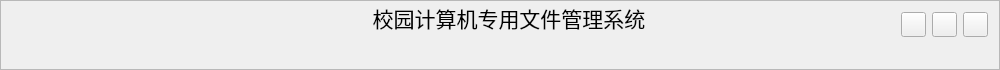
<?xml version="1.0" encoding="UTF-8"?>
<ui version="4.0">
 <class>HeaderFrame</class>
 <widget class="QFrame" name="HeaderFrame">
  <property name="geometry">
   <rect>
    <x>0</x>
    <y>0</y>
    <width>1000</width>
    <height>70</height>
   </rect>
  </property>
  <property name="minimumSize">
   <size>
    <width>1000</width>
    <height>70</height>
   </size>
  </property>
  <property name="maximumSize">
   <size>
    <width>16777215</width>
    <height>70</height>
   </size>
  </property>
  <property name="windowTitle">
   <string>Frame</string>
  </property>
  <property name="frameShape">
   <enum>QFrame::StyledPanel</enum>
  </property>
  <property name="frameShadow">
   <enum>QFrame::Raised</enum>
  </property>
  <layout class="QHBoxLayout" name="horizontalLayout_4">
   <property name="topMargin">
    <number>4</number>
   </property>
   <property name="bottomMargin">
    <number>5</number>
   </property>
   <item>
    <layout class="QVBoxLayout" name="verticalLayout">
     <item>
      <widget class="QLabel" name="HeaderLogoLabel">
       <property name="minimumSize">
        <size>
         <width>48</width>
         <height>48</height>
        </size>
       </property>
       <property name="maximumSize">
        <size>
         <width>48</width>
         <height>48</height>
        </size>
       </property>
       <property name="text">
        <string/>
       </property>
       <property name="pixmap">
        <pixmap resource="../source.qrc">:/image/main/logo.png</pixmap>
       </property>
       <property name="alignment">
        <set>Qt::AlignCenter</set>
       </property>
      </widget>
     </item>
     <item>
      <spacer name="verticalSpacer">
       <property name="orientation">
        <enum>Qt::Vertical</enum>
       </property>
       <property name="sizeHint" stdset="0">
        <size>
         <width>20</width>
         <height>40</height>
        </size>
       </property>
      </spacer>
     </item>
    </layout>
   </item>
   <item>
    <layout class="QVBoxLayout" name="verticalLayout_3">
     <item>
      <layout class="QHBoxLayout" name="horizontalLayout_2">
       <item>
        <spacer name="horizontalSpacer_6">
         <property name="orientation">
          <enum>Qt::Horizontal</enum>
         </property>
         <property name="sizeType">
          <enum>QSizePolicy::Fixed</enum>
         </property>
         <property name="sizeHint" stdset="0">
          <size>
           <width>56</width>
           <height>20</height>
          </size>
         </property>
        </spacer>
       </item>
       <item>
        <spacer name="horizontalSpacer_2">
         <property name="orientation">
          <enum>Qt::Horizontal</enum>
         </property>
         <property name="sizeHint" stdset="0">
          <size>
           <width>40</width>
           <height>20</height>
          </size>
         </property>
        </spacer>
       </item>
       <item>
        <widget class="QLabel" name="AppTitle">
         <property name="minimumSize">
          <size>
           <width>300</width>
           <height>24</height>
          </size>
         </property>
         <property name="maximumSize">
          <size>
           <width>300</width>
           <height>24</height>
          </size>
         </property>
         <property name="font">
          <font>
           <pointsize>16</pointsize>
           <weight>50</weight>
           <bold>false</bold>
          </font>
         </property>
         <property name="text">
          <string>校园计算机专用文件管理系统</string>
         </property>
         <property name="alignment">
          <set>Qt::AlignCenter</set>
         </property>
         <property name="wordWrap">
          <bool>false</bool>
         </property>
        </widget>
       </item>
       <item>
        <spacer name="horizontalSpacer_3">
         <property name="orientation">
          <enum>Qt::Horizontal</enum>
         </property>
         <property name="sizeHint" stdset="0">
          <size>
           <width>40</width>
           <height>20</height>
          </size>
         </property>
        </spacer>
       </item>
      </layout>
     </item>
     <item>
      <layout class="QHBoxLayout" name="horizontalLayout_3">
       <item>
        <spacer name="horizontalSpacer_4">
         <property name="orientation">
          <enum>Qt::Horizontal</enum>
         </property>
         <property name="sizeType">
          <enum>QSizePolicy::Fixed</enum>
         </property>
         <property name="sizeHint" stdset="0">
          <size>
           <width>133</width>
           <height>20</height>
          </size>
         </property>
        </spacer>
       </item>
       <item>
        <widget class="QFrame" name="HeaderMenusWidget">
         <property name="sizePolicy">
          <sizepolicy hsizetype="Expanding" vsizetype="Preferred">
           <horstretch>0</horstretch>
           <verstretch>0</verstretch>
          </sizepolicy>
         </property>
         <property name="minimumSize">
          <size>
           <width>600</width>
           <height>26</height>
          </size>
         </property>
         <property name="maximumSize">
          <size>
           <width>16777215</width>
           <height>26</height>
          </size>
         </property>
        </widget>
       </item>
       <item>
        <spacer name="horizontalSpacer_5">
         <property name="orientation">
          <enum>Qt::Horizontal</enum>
         </property>
         <property name="sizeHint" stdset="0">
          <size>
           <width>40</width>
           <height>20</height>
          </size>
         </property>
        </spacer>
       </item>
      </layout>
     </item>
    </layout>
   </item>
   <item>
    <layout class="QVBoxLayout" name="verticalLayout_2">
     <item>
      <layout class="QHBoxLayout" name="horizontalLayout">
       <item>
        <widget class="QPushButton" name="HeaderMinBtn">
         <property name="minimumSize">
          <size>
           <width>25</width>
           <height>25</height>
          </size>
         </property>
         <property name="maximumSize">
          <size>
           <width>25</width>
           <height>25</height>
          </size>
         </property>
         <property name="cursor">
          <cursorShape>PointingHandCursor</cursorShape>
         </property>
         <property name="toolTip">
          <string>最小化</string>
         </property>
         <property name="statusTip">
          <string>最小化</string>
         </property>
         <property name="layoutDirection">
          <enum>Qt::RightToLeft</enum>
         </property>
         <property name="text">
          <string/>
         </property>
        </widget>
       </item>
       <item>
        <widget class="QPushButton" name="HeaderMaxBtn">
         <property name="minimumSize">
          <size>
           <width>25</width>
           <height>25</height>
          </size>
         </property>
         <property name="maximumSize">
          <size>
           <width>25</width>
           <height>25</height>
          </size>
         </property>
         <property name="cursor">
          <cursorShape>PointingHandCursor</cursorShape>
         </property>
         <property name="toolTip">
          <string>最大化</string>
         </property>
         <property name="statusTip">
          <string>最大化</string>
         </property>
         <property name="text">
          <string/>
         </property>
        </widget>
       </item>
       <item>
        <widget class="QPushButton" name="HeaderCloseBtn">
         <property name="minimumSize">
          <size>
           <width>25</width>
           <height>25</height>
          </size>
         </property>
         <property name="maximumSize">
          <size>
           <width>25</width>
           <height>25</height>
          </size>
         </property>
         <property name="cursor">
          <cursorShape>PointingHandCursor</cursorShape>
         </property>
         <property name="toolTip">
          <string>关闭</string>
         </property>
         <property name="statusTip">
          <string>关闭</string>
         </property>
         <property name="text">
          <string/>
         </property>
        </widget>
       </item>
      </layout>
     </item>
     <item>
      <spacer name="verticalSpacer_2">
       <property name="orientation">
        <enum>Qt::Vertical</enum>
       </property>
       <property name="sizeType">
        <enum>QSizePolicy::Fixed</enum>
       </property>
       <property name="sizeHint" stdset="0">
        <size>
         <width>20</width>
         <height>20</height>
        </size>
       </property>
      </spacer>
     </item>
    </layout>
   </item>
  </layout>
 </widget>
 <resources>
  <include location="../source.qrc"/>
 </resources>
 <connections/>
</ui>
